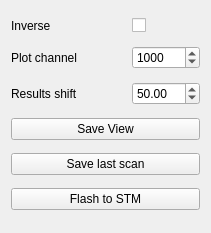
<?xml version="1.0" encoding="UTF-8"?>
<ui version="4.0">
 <class>Form</class>
 <widget class="QWidget" name="Form">
  <property name="geometry">
   <rect>
    <x>0</x>
    <y>0</y>
    <width>211</width>
    <height>233</height>
   </rect>
  </property>
  <property name="sizePolicy">
   <sizepolicy hsizetype="Preferred" vsizetype="Maximum">
    <horstretch>0</horstretch>
    <verstretch>0</verstretch>
   </sizepolicy>
  </property>
  <property name="windowTitle">
   <string>Form</string>
  </property>
  <layout class="QGridLayout" name="gridLayout">
   <item row="3" column="2">
    <widget class="QDoubleSpinBox" name="shift">
     <property name="minimum">
      <double>-500.000000000000000</double>
     </property>
     <property name="maximum">
      <double>500.000000000000000</double>
     </property>
     <property name="value">
      <double>50.000000000000000</double>
     </property>
    </widget>
   </item>
   <item row="2" column="0">
    <widget class="QLabel" name="label">
     <property name="text">
      <string>Plot channel</string>
     </property>
    </widget>
   </item>
   <item row="3" column="0">
    <widget class="QLabel" name="label_2">
     <property name="text">
      <string>Results shift</string>
     </property>
    </widget>
   </item>
   <item row="2" column="2">
    <widget class="QSpinBox" name="plotChannel">
     <property name="maximum">
      <number>100000</number>
     </property>
     <property name="value">
      <number>1000</number>
     </property>
    </widget>
   </item>
   <item row="7" column="0" colspan="3">
    <widget class="QPushButton" name="saveData">
     <property name="text">
      <string>Save last scan</string>
     </property>
    </widget>
   </item>
   <item row="6" column="0" colspan="3">
    <widget class="QPushButton" name="saveView">
     <property name="text">
      <string>Save View</string>
     </property>
    </widget>
   </item>
   <item row="8" column="0" colspan="3">
    <widget class="QPushButton" name="flashSTM">
     <property name="text">
      <string>Flash to STM</string>
     </property>
    </widget>
   </item>
   <item row="1" column="0">
    <widget class="QLabel" name="label_3">
     <property name="text">
      <string>Inverse</string>
     </property>
    </widget>
   </item>
   <item row="1" column="2">
    <widget class="QCheckBox" name="inverse">
     <property name="text">
      <string/>
     </property>
     <property name="checked">
      <bool>false</bool>
     </property>
    </widget>
   </item>
  </layout>
 </widget>
 <resources/>
 <connections/>
</ui>
